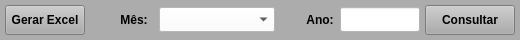
     <widget class="QWidget" name="widget_5" native="true">
      <property name="minimumSize">
       <size>
        <width>0</width>
        <height>40</height>
       </size>
      </property>
      <property name="maximumSize">
       <size>
        <width>16777215</width>
        <height>40</height>
       </size>
      </property>
      <property name="styleSheet">
       <string notr="true">background-color: rgb(172, 172, 172);</string>
      </property>
      <layout class="QHBoxLayout" name="horizontalLayout_3">
       <property name="spacing">
        <number>5</number>
       </property>
       <property name="leftMargin">
        <number>5</number>
       </property>
       <property name="topMargin">
        <number>5</number>
       </property>
       <property name="rightMargin">
        <number>5</number>
       </property>
       <property name="bottomMargin">
        <number>5</number>
       </property>
       <item>
        <widget class="QPushButton" name="btn_Excel">
         <property name="sizePolicy">
          <sizepolicy hsizetype="Preferred" vsizetype="Preferred">
           <horstretch>0</horstretch>
           <verstretch>0</verstretch>
          </sizepolicy>
         </property>
         <property name="minimumSize">
          <size>
           <width>0</width>
           <height>0</height>
          </size>
         </property>
         <property name="maximumSize">
          <size>
           <width>80</width>
           <height>16777215</height>
          </size>
         </property>
         <property name="font">
          <font>
           <pointsize>9</pointsize>
           <weight>75</weight>
           <bold>true</bold>
          </font>
         </property>
         <property name="cursor">
          <cursorShape>PointingHandCursor</cursorShape>
         </property>
         <property name="text">
          <string>Gerar Excel</string>
         </property>
        </widget>
       </item>
       <item>
        <widget class="QLabel" name="label_msg_excel">
         <property name="text">
          <string/>
         </property>
        </widget>
       </item>
       <item>
        <widget class="QLabel" name="label_Total">
         <property name="font">
          <font>
           <pointsize>9</pointsize>
           <weight>75</weight>
           <bold>true</bold>
          </font>
         </property>
         <property name="text">
          <string/>
         </property>
        </widget>
       </item>
       <item>
        <widget class="QLabel" name="label_16">
         <property name="minimumSize">
          <size>
           <width>40</width>
           <height>0</height>
          </size>
         </property>
         <property name="maximumSize">
          <size>
           <width>40</width>
           <height>16777215</height>
          </size>
         </property>
         <property name="font">
          <font>
           <pointsize>9</pointsize>
           <weight>75</weight>
           <bold>true</bold>
          </font>
         </property>
         <property name="text">
          <string>Mês:</string>
         </property>
         <property name="alignment">
          <set>Qt::AlignCenter</set>
         </property>
        </widget>
       </item>
       <item>
        <widget class="QComboBox" name="combo_Meses">
         <property name="sizePolicy">
          <sizepolicy hsizetype="Preferred" vsizetype="Preferred">
           <horstretch>0</horstretch>
           <verstretch>0</verstretch>
          </sizepolicy>
         </property>
         <property name="minimumSize">
          <size>
           <width>0</width>
           <height>0</height>
          </size>
         </property>
         <property name="maximumSize">
          <size>
           <width>130</width>
           <height>25</height>
          </size>
         </property>
         <property name="font">
          <font>
           <pointsize>8</pointsize>
          </font>
         </property>
         <property name="styleSheet">
          <string notr="true">background-color: rgb(255, 255, 255);</string>
         </property>
         <item>
          <property name="text">
           <string/>
          </property>
         </item>
         <item>
          <property name="text">
           <string>1 - JANEIRO</string>
          </property>
         </item>
         <item>
          <property name="text">
           <string>2 - FEVEREIRO</string>
          </property>
         </item>
         <item>
          <property name="text">
           <string>3 - MARÇO</string>
          </property>
         </item>
         <item>
          <property name="text">
           <string>4 - ABRIL</string>
          </property>
         </item>
         <item>
          <property name="text">
           <string>5 - MAIO</string>
          </property>
         </item>
         <item>
          <property name="text">
           <string>6 - JUNHO</string>
          </property>
         </item>
         <item>
          <property name="text">
           <string>7 - JULHO</string>
          </property>
         </item>
         <item>
          <property name="text">
           <string>8 - AGOSTO</string>
          </property>
         </item>
         <item>
          <property name="text">
           <string>9 - SETEMBRO</string>
          </property>
         </item>
         <item>
          <property name="text">
           <string>10 - OUTUBRO</string>
          </property>
         </item>
         <item>
          <property name="text">
           <string>11 - NOVEMBRO</string>
          </property>
         </item>
         <item>
          <property name="text">
           <string>12 - DEZEMBRO</string>
          </property>
         </item>
        </widget>
       </item>
       <item>
        <widget class="QLabel" name="label_2">
         <property name="minimumSize">
          <size>
           <width>20</width>
           <height>0</height>
          </size>
         </property>
         <property name="maximumSize">
          <size>
           <width>20</width>
           <height>16777215</height>
          </size>
         </property>
         <property name="text">
          <string/>
         </property>
        </widget>
       </item>
       <item>
        <widget class="QLabel" name="label_17">
         <property name="minimumSize">
          <size>
           <width>30</width>
           <height>0</height>
          </size>
         </property>
         <property name="maximumSize">
          <size>
           <width>30</width>
           <height>16777215</height>
          </size>
         </property>
         <property name="font">
          <font>
           <pointsize>9</pointsize>
           <weight>75</weight>
           <bold>true</bold>
          </font>
         </property>
         <property name="text">
          <string>Ano:</string>
         </property>
         <property name="alignment">
          <set>Qt::AlignCenter</set>
         </property>
        </widget>
       </item>
       <item>
        <widget class="QLineEdit" name="line_Ano">
         <property name="sizePolicy">
          <sizepolicy hsizetype="Preferred" vsizetype="Preferred">
           <horstretch>0</horstretch>
           <verstretch>0</verstretch>
          </sizepolicy>
         </property>
         <property name="minimumSize">
          <size>
           <width>80</width>
           <height>25</height>
          </size>
         </property>
         <property name="maximumSize">
          <size>
           <width>80</width>
           <height>25</height>
          </size>
         </property>
         <property name="font">
          <font>
           <pointsize>9</pointsize>
          </font>
         </property>
         <property name="styleSheet">
          <string notr="true">background-color: rgb(255, 255, 255);</string>
         </property>
        </widget>
       </item>
       <item>
        <widget class="QPushButton" name="btn_Consulta">
         <property name="sizePolicy">
          <sizepolicy hsizetype="Preferred" vsizetype="Preferred">
           <horstretch>0</horstretch>
           <verstretch>0</verstretch>
          </sizepolicy>
         </property>
         <property name="minimumSize">
          <size>
           <width>90</width>
           <height>30</height>
          </size>
         </property>
         <property name="maximumSize">
          <size>
           <width>90</width>
           <height>30</height>
          </size>
         </property>
         <property name="font">
          <font>
           <pointsize>9</pointsize>
           <weight>75</weight>
           <bold>true</bold>
          </font>
         </property>
         <property name="cursor">
          <cursorShape>PointingHandCursor</cursorShape>
         </property>
         <property name="text">
          <string>Consultar</string>
         </property>
        </widget>
       </item>
      </layout>
     </widget>
